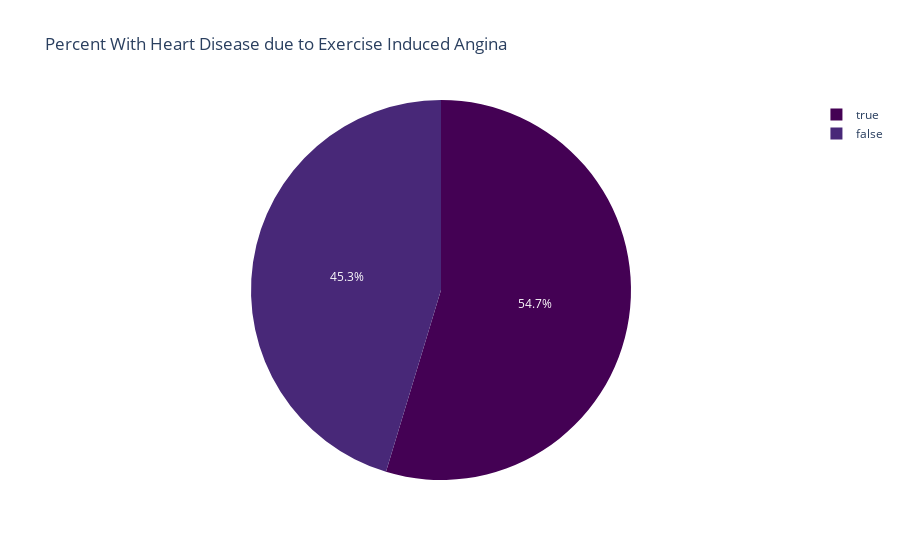

The code cell stored with this chart in its notebook:
### Code cell
#Target Variable and Exercise Induced Angina 

fig_3 = px.pie(df1.query('num == 1'), values='num', names='exang', title = 'Percent With Heart Disease due to Exercise Induced Angina', color_discrete_sequence=px.colors.sequential.Viridis)
fig_3.show()

### Figure 1 — Plotly figure (JSON) as saved in the notebook; plotly's stock layout.template omitted (floating-point values rounded to 4 significant figures; data arrays with more than 128 entries replaced by an {"elided": "..."} marker saying what was removed)
{"data": [{"domain": {"x": [0, 1], "y": [0, 1]}, "hovertemplate": "exang=%{label}<br>num=%{value}<extra></extra>", "labels": {"elided": "139 bool values"}, "legendgroup": "", "name": "", "showlegend": true, "type": "pie", "values": {"elided": "139 int values"}}], "layout": {"legend": {"tracegroupgap": 0}, "piecolorway": ["#440154", "#482878", "#3e4989", "#31688e", "#26828e", "#1f9e89", "#35b779", "#6ece58", "#b5de2b", "#fde725"], "title": {"text": "Percent With Heart Disease due to Exercise Induced Angina"}}}
